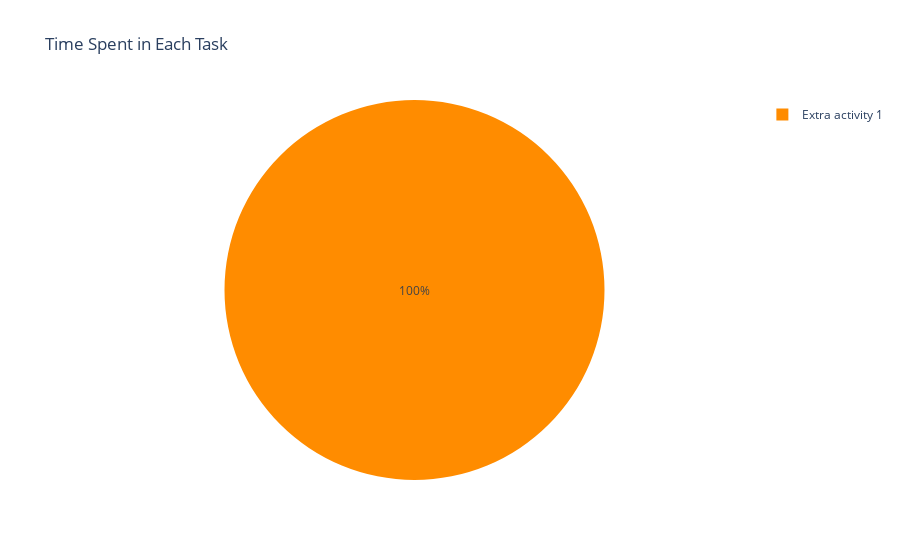
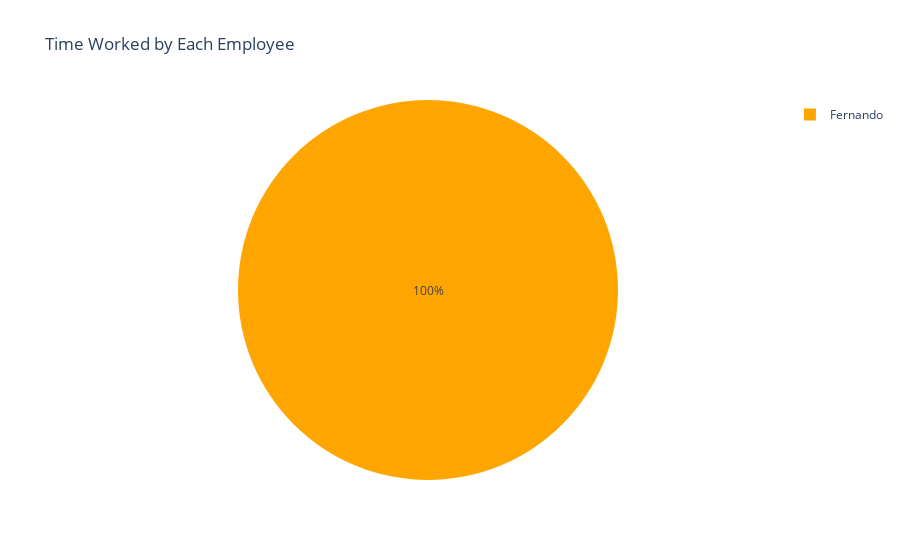

Notebook code for these charts, in order:
### Code cell
include_break = 0

def plot_task(df):
    

    color_discrete_task = { 'Break': 'black', 'TEKOX Red Black Cables': 'tomato', 'TEKOX Blue Brown Cables': 'cornflowerblue', 'MFALG Assembly': 'yellow',
                      'Screws in Boards': 'darkgray', 'Extra activity 1': 'darkorange', 'Extra Activity 2': 'violet', 'Unkown Activity': 'limegreen'}
    
    color_discrete_emp = {'Fernando': 'orange', 'Luis': 'yellowgreen'}

    column_order = ['ts', 'empid','emp_name','task','task_name','sec']
    df = df[column_order]
    # Exclude task '0' from the DataFrame
    if not include_break:
        df1 = df[df['task'] != 0]
    else:
        df1 = df

    #TASK
    # Sum the 'sec' values based on the 'task' column
    sum_by_task = df1.groupby('task_name')['sec'].sum().reset_index()
    print(sum_by_task)

    # Create a pie chart
    fig_task = px.pie(sum_by_task, names='task_name', 
                      values='sec',
                      color = 'task_name',
                      color_discrete_map = color_discrete_task, 
                      title='Time Spent in Each Task')
    fig_task.show()

    #EMPLOYEE // do not work in break
    df2 = df1[df1['task'] != 0]
    # Sum the 'sec' values based on the 'emp_name' column
    sum_by_emp = df2.groupby('emp_name')['sec'].sum().reset_index()
    print(sum_by_task)

    # Create a pie chart
    fig_emp = px.pie(sum_by_emp, names='emp_name', 
                     values='sec', 
                     color = 'emp_name',
                      color_discrete_map = color_discrete_emp,
                      title='Time Worked by Each Employee')
    fig_emp.show()

plot_task(df1)

#for i in unique_values:
#    total_time[i] =

### Figure 1 — Plotly figure (JSON) as saved in the notebook; plotly's stock layout.template omitted (floating-point values rounded to 4 significant figures)
{"data": [{"customdata": [["Extra activity 1"]], "domain": {"x": [0, 1], "y": [0, 1]}, "hovertemplate": "task_name=%{customdata[0]}<br>sec=%{value}<extra></extra>", "labels": ["Extra activity 1"], "legendgroup": "", "marker": {"colors": ["darkorange"]}, "name": "", "showlegend": true, "type": "pie", "values": [5473]}], "layout": {"legend": {"tracegroupgap": 0}, "title": {"text": "Time Spent in Each Task"}}}

### Figure 2 — Plotly figure (JSON) as saved in the notebook; plotly's stock layout.template omitted (floating-point values rounded to 4 significant figures)
{"data": [{"customdata": [["Fernando"]], "domain": {"x": [0, 1], "y": [0, 1]}, "hovertemplate": "emp_name=%{customdata[0]}<br>sec=%{value}<extra></extra>", "labels": ["Fernando"], "legendgroup": "", "marker": {"colors": ["orange"]}, "name": "", "showlegend": true, "type": "pie", "values": [5473]}], "layout": {"legend": {"tracegroupgap": 0}, "title": {"text": "Time Worked by Each Employee"}}}
